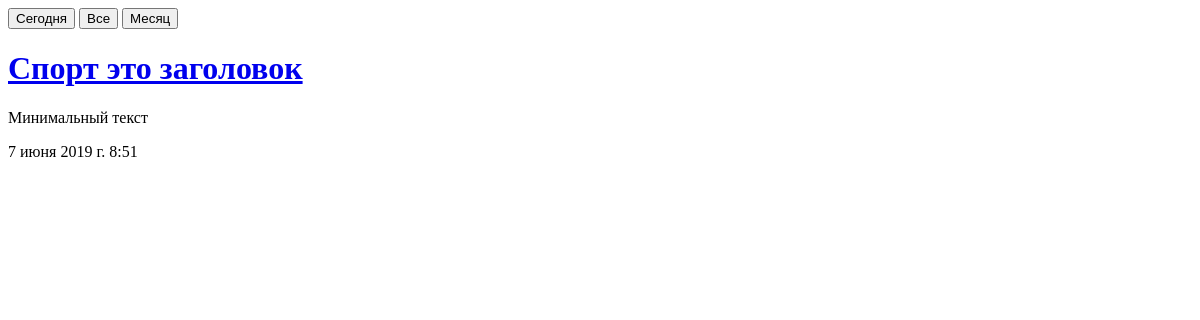
/, run on an earlier commit of the app's database.
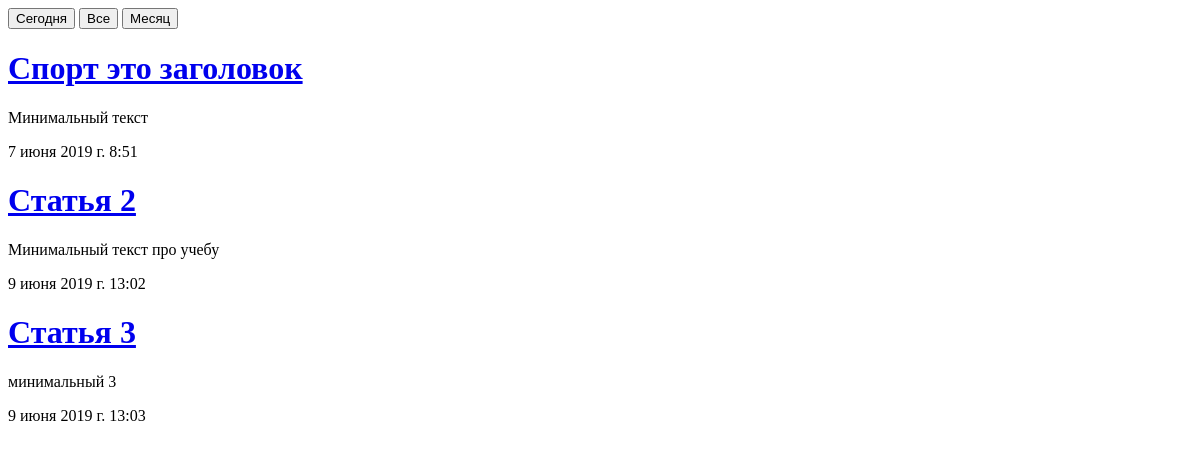
And on a later commit of the database.
### news/models.py (models this page shows, shortened)
class News (models.Model):
    user = models.ForeignKey(User,          # у одного автора много постов
                             verbose_name='Автор',
                             on_delete=models.CASCADE)      # при удалении юзера все его новости удаляются
    title = models.CharField(verbose_name='Заголовок', max_length=100)
    category = models.ForeignKey(Category,          # в одной категории много новостей
                                 verbose_name='Категория',
                                 on_delete=models.SET_NULL,  # при удалении категории поле будет пустым,
                                 null=True)                  # статья удаляться не будет
    text_min = models.TextField(verbose_name="мин. текст", max_length=350)
    text = models.TextField("Текст статьи")
    tags = models.ManyToManyField(Tag, verbose_name="Теги", )  # у одной статьи несколько тегов
    created = models.DateTimeField("Дата создания", auto_now_add=True)  # Автоматическое присванивание даты
    description = models.CharField("Описание", max_length=100)
    keywords = models.CharField("Ключевые слова", max_length=50)
    class Meta:
        verbose_name = 'Статья'
        verbose_name_plural = 'Стаьи'

### news/views.py (the view)
# urls.py: path('', views.news_list, name='list_news'),
def news_list(request):
    news = News.objects.all()
    return render(request, "news/news_list.html", {"news": news})

### templates/news/news_list.html (shortened to what this page needs)
{% block search %}
    <a href="{% url 'news_filter' pk=1%}"><button>Сегодня</button></a>
    <a href="{% url 'news_filter' pk=3%}"><button>Все</button></a>
    <a href="{% url 'news_filter' pk=2%}"><button>Месяц</button></a>
{% endblock search %}
{% block content %}
    {% for new in news %}
        <h1> <a href="{% url 'new_single' pk=new.id %}">{{ new.title }}</a></h1>
        <p>{{ new.text_min | safe}}</p>
        <p>{{ new.created }}</p>
     {% endfor %}
{% endblock content %}

What changed in the data, as far as the page shows it:
added News: title "Статья 2", text_min "Минимальный текст про учебу", created "9 июня 2019 г. 13:02"
added News: title "Статья 3", text_min "минимальный 3", created "9 июня 2019 г. 13:03"
